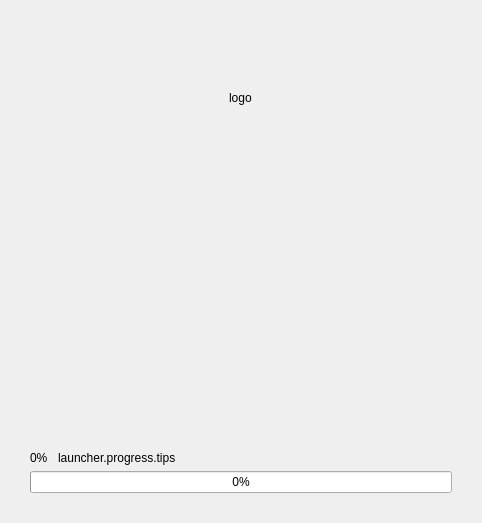
<?xml version="1.0" encoding="UTF-8"?>
<ui version="4.0">
 <class>PLSProgressView</class>
 <widget class="QWidget" name="PLSProgressView">
  <property name="geometry">
   <rect>
    <x>0</x>
    <y>0</y>
    <width>482</width>
    <height>523</height>
   </rect>
  </property>
  <property name="windowTitle">
   <string>Form</string>
  </property>
  <layout class="QVBoxLayout" name="verticalLayout">
   <property name="spacing">
    <number>0</number>
   </property>
   <property name="leftMargin">
    <number>30</number>
   </property>
   <property name="topMargin">
    <number>91</number>
   </property>
   <property name="rightMargin">
    <number>30</number>
   </property>
   <property name="bottomMargin">
    <number>30</number>
   </property>
   <item alignment="Qt::AlignHCenter">
    <widget class="PLSApngLabel" name="logoLabel">
     <property name="text">
      <string>logo</string>
     </property>
     <property name="scaledContents">
      <bool>true</bool>
     </property>
    </widget>
   </item>
   <item>
    <spacer name="verticalSpacer_2">
     <property name="orientation">
      <enum>Qt::Vertical</enum>
     </property>
     <property name="sizeType">
      <enum>QSizePolicy::Expanding</enum>
     </property>
     <property name="sizeHint" stdset="0">
      <size>
       <width>20</width>
       <height>155</height>
      </size>
     </property>
    </spacer>
   </item>
   <item>
    <layout class="QHBoxLayout" name="horizontalLayout">
     <property name="spacing">
      <number>10</number>
     </property>
     <item>
      <widget class="QLabel" name="progressNumLabel">
       <property name="text">
        <string>0%</string>
       </property>
      </widget>
     </item>
     <item>
      <widget class="QLabel" name="progressContent">
       <property name="text">
        <string>launcher.progress.tips</string>
       </property>
      </widget>
     </item>
     <item>
      <spacer name="horizontalSpacer">
       <property name="orientation">
        <enum>Qt::Horizontal</enum>
       </property>
       <property name="sizeHint" stdset="0">
        <size>
         <width>40</width>
         <height>20</height>
        </size>
       </property>
      </spacer>
     </item>
     <item>
      <widget class="QLabel" name="versionLabel">
       <property name="text">
        <string/>
       </property>
      </widget>
     </item>
    </layout>
   </item>
   <item>
    <spacer name="verticalSpacer">
     <property name="orientation">
      <enum>Qt::Vertical</enum>
     </property>
     <property name="sizeType">
      <enum>QSizePolicy::Fixed</enum>
     </property>
     <property name="sizeHint" stdset="0">
      <size>
       <width>20</width>
       <height>3</height>
      </size>
     </property>
    </spacer>
   </item>
   <item>
    <widget class="QProgressBar" name="progressBar">
     <property name="value">
      <number>0</number>
     </property>
    </widget>
   </item>
  </layout>
 </widget>
 <customwidgets>
  <customwidget>
   <class>PLSApngLabel</class>
   <extends>QLabel</extends>
   <header>PLSLabel.h</header>
  </customwidget>
 </customwidgets>
 <resources/>
 <connections/>
</ui>
